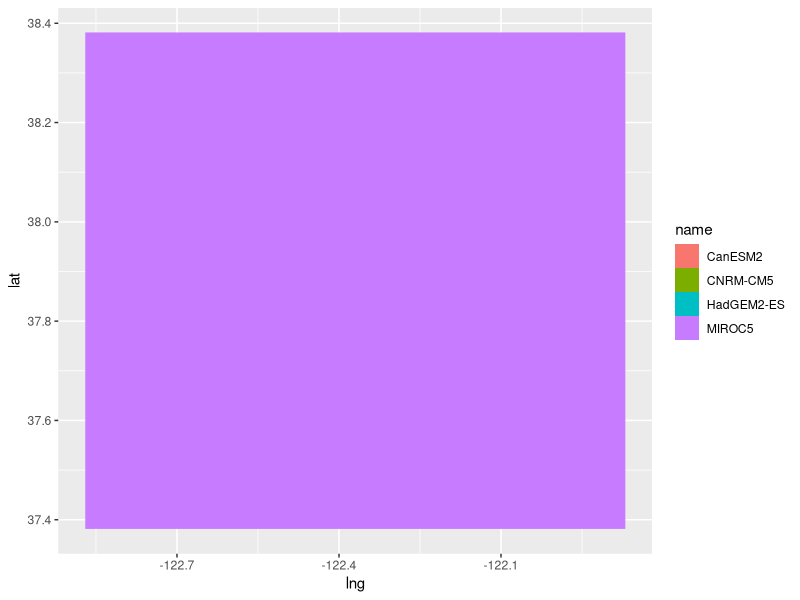
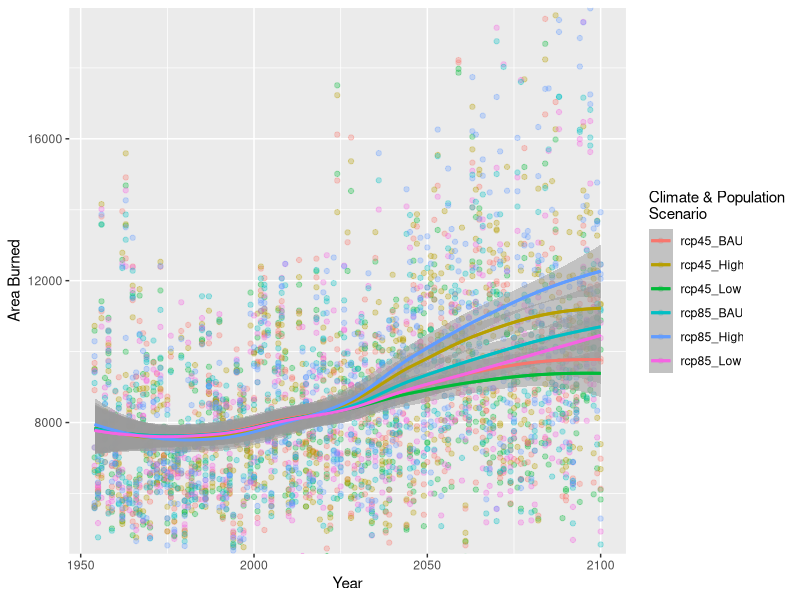
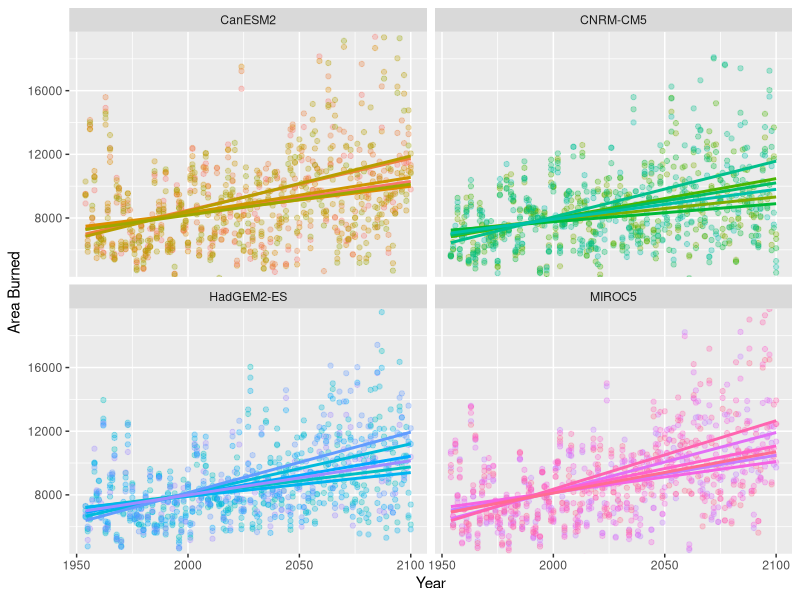
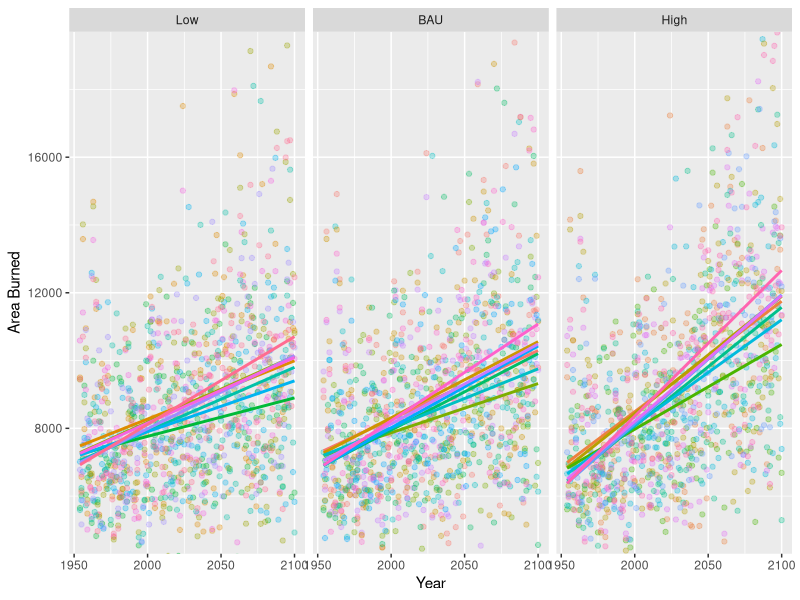
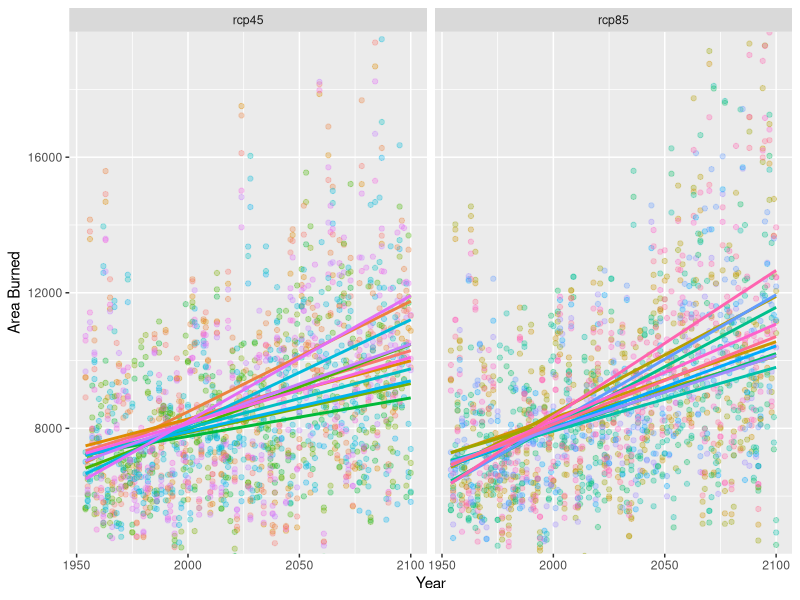

Here is the R script that generated these plots, in order: (Note: this script raises an error after producing the figures.)
## ---- chunk 1
knitr::opts_chunk$set(echo = TRUE)
rm(li)
# fire time series
library(plyr)
library(dplyr)
library(tidyr)
library(broom)
library(ggplot2)
## ---- chunk 2
# read in data
setwd('./bayarea/')
l1r45 <- read.csv('./rcp45-low.csv',as.is=T)
l2r45 <- read.csv('./rcp45-central.csv',as.is=T)
l3r45 <- read.csv('./rcp45-high.csv',as.is=T)
l1r85 <- read.csv('./rcp85-low.csv',as.is=T)
l2r85 <- read.csv('./rcp85-central.csv',as.is=T)
l3r85 <- read.csv('./rcp85-high.csv',as.is=T)

# set up
baf <- rbind(l1r45,l2r45,l3r45,l1r85,l2r85,l3r85)
dim(baf)

head(baf)
baf$year <- as.numeric(substr(baf$date,4,7))
 
#scenario groups
baf$pop_recode = revalue(baf$population, c("L_mu"="Low", "bau_mu"="BAU",'H_mu'='High'))
baf$scen_pop = paste(baf$scenario,baf$pop_recode,sep='_')
baf$model_scen_pop = paste(baf$name, baf$scenario,baf$pop_recode,sep='_')
baf$model = baf$name

# reorder population factor
baf$pop_recode = ordered(baf$pop_recode, levels = c("Low", "BAU", "High"))



## ---- chunk 3

    
  ggplot() + geom_raster(data=(l3r85), aes(x=lng, y= lat, fill=name)) 
## ---- chunk 4
# plot by climate and population scenario
ggplot(data=baf, aes(x=year,y=value,group=scen_pop,color=scen_pop))+geom_point(alpha=0.3)+
  geom_smooth(alpha=.5)+geom_smooth(se=F)+ ylab('Area Burned')+xlab('Year') + 
  labs(color='Climate & Population\nScenario')+coord_cartesian(ylim=c(5000,19000))  
## ---- chunk 5
# plot lm models by groups
ggplot(data=baf, aes(x=year,y=value,group=model_scen_pop,color=model_scen_pop))+
  geom_point(alpha=0.3)+geom_smooth(se = FALSE, method = "lm")+ylab('Area Burned')+
  xlab('Year') + facet_wrap(~model)+labs(color='Climate & Population\nScenario')+  
  coord_cartesian(ylim=c(5000,19000))+theme(legend.position="none")
## ---- chunk 6
ggplot(data=baf, aes(x=year,y=value,group=model_scen_pop,color=model_scen_pop))+
  geom_point(alpha=0.3)+geom_smooth(se = FALSE, method = "lm")+ylab('Area Burned')+
  xlab('Year') + facet_wrap(~pop_recode)+labs(color='Climate & Population\nScenario')+
  coord_cartesian(ylim=c(5000,19000))+theme(legend.position="none")
## ---- chunk 7
ggplot(data=baf, aes(x=year,y=value,group=model_scen_pop,color=model_scen_pop))+
  geom_point(alpha=0.3)+geom_smooth(se = FALSE, method = "lm")+ylab('Area Burned')+
  xlab('Year') + facet_wrap(~scenario)+labs(color='Climate & Population\nScenario')+
  coord_cartesian(ylim=c(5000,19000))+theme(legend.position="none")
## ---- chunk 8
# get regression coefficients
baf_reg = baf %>% group_by(model,scenario, pop_recode) %>% do(fit = lm(value~year, data = .))
baf_coef = tidy(baf_reg, fit) %>% as.data.frame()
head(baf_coef)

# select signficant coefficients
baf_sig = baf_coef  %>% filter(term == "year" & p.value < 0.05) %>% 
  select(model,scenario, pop_recode,estimate )
head(baf_sig)
## ---- chunk 9
ggplot(data = baf_sig)+geom_boxplot(aes(x=model,y=estimate,fill=model))+ 
  labs(fill='Climate\nModel') +ylab(expression(Delta~' Burned Area / Year') )+
  xlab('Climate Model')
## ---- chunk 10
ggplot(data = baf_sig)+geom_boxplot(aes(x=scenario,y=estimate,fill=scenario))+ 
  labs(fill='Climate\nScenario') +ylab(expression(Delta~' Burned Area / Year') )+
  xlab('Climate Model')
## ---- chunk 11
# fill by climate and population scenaario
ggplot(data = baf_sig)+geom_boxplot(aes(x=model,y=estimate, fill= scenario))+ 
  labs(fill='Climate\nScenario') +ylab(expression(Delta~' Burned Area / Year') )+
  xlab('Climate Model')
## ---- chunk 12
ggplot(data = baf_sig)+geom_boxplot(aes(x=model,y=estimate, fill= pop_recode)) + 
  labs(fill='Population\nScenario')+ylab(expression(Delta~' Burned Area / Year') )+
  xlab('Climate Model')
## ---- chunk 13
# other versions
ggplot(data = baf_sig)+geom_boxplot(aes(x=scenario,y=estimate,fill=model))+ 
  labs(fill='Climate\nScenario') +ylab(expression(Delta~' Burned Area / Year') )+
  xlab('Climate Model')
## ---- chunk 14
ggplot(data = baf_sig)+geom_boxplot(aes(x=scenario,y=estimate,fill=pop_recode))+ 
  labs(fill='Climate\nScenario') + ylab(expression(Delta~' Burned Area / Year') )+
  xlab('Climate Model')

## ---- chunk 15
# get regression coefficients
baf_max = baf %>% group_by(model,scenario, pop_recode) %>%   summarize(max = max(value, na.rm = T)) %>% 
  as.data.frame()
head(baf_max)
## ---- chunk 16
ggplot(data = baf_max)+geom_boxplot(aes(x=model,y=max,fill=model))+ 
  labs(fill='Climate\nModel') +ylab('Maximum Burned Area' )+
  xlab('Climate Model')
## ---- chunk 17
ggplot(data = baf_max)+geom_boxplot(aes(x=scenario,y=max,fill=scenario))+ 
  labs(fill='Climate\nScenario') +ylab('Maximum Burned Area')+
  xlab('Climate Model')
## ---- chunk 18
# fill by climate and population scenaario
ggplot(data = baf_max)+geom_boxplot(aes(x=model,y=max, fill= scenario))+ 
  labs(fill='Climate\nScenario') +ylab('Maximum Burned Area' )+
  xlab('Climate Model')
## ---- chunk 19
ggplot(data = baf_max)+geom_boxplot(aes(x=model,y=max, fill= pop_recode)) + 
  labs(fill='Population\nScenario')+ylab('Maximum Burned Area' )+
  xlab('Climate Model')
## ---- chunk 20
# other versions
ggplot(data = baf_max)+geom_boxplot(aes(x=scenario,y=max,fill=model))+ 
  labs(fill='Climate\nScenario') +ylab('Maximum Burned Area'  )+
  xlab('Climate Model')
## ---- chunk 21
ggplot(data = baf_max)+geom_boxplot(aes(x=scenario,y=max,fill=pop_recode))+ 
  labs(fill='Climate\nScenario') + ylab('Maximum Burned Area')+
  xlab('Climate Model')

